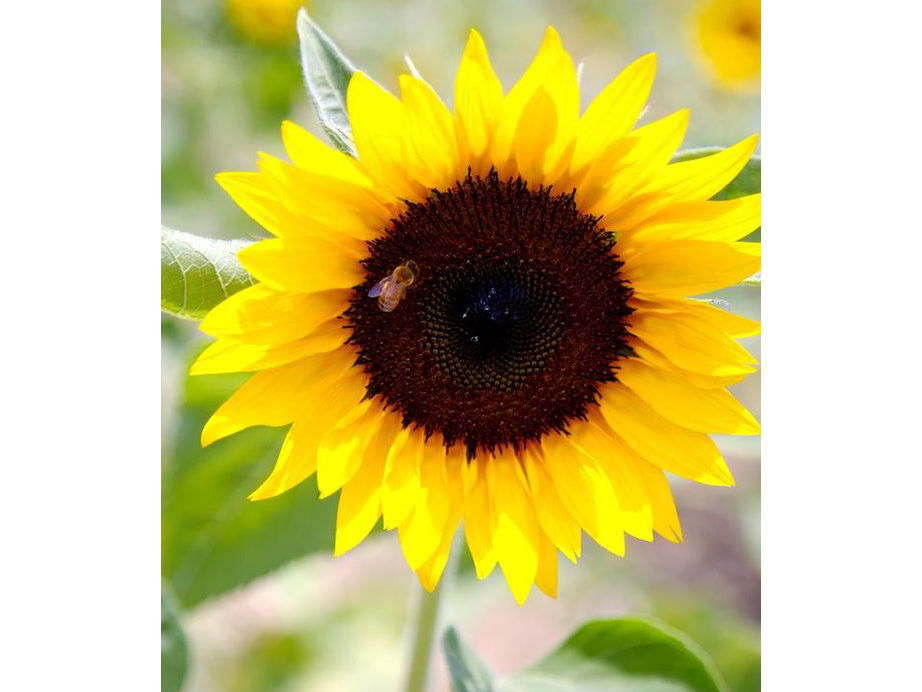
%> input picture campy/doc/LevelSet_ChunmingLi_v0/66.jpg, 922 x 692 px
$ octave templi.m   (GNU Octave 9; MATLAB toolbox functions it lacks are replaced by stand-ins)
%> lines starting %> are read from the running program, lines starting %| are printed output that depends on the picture; in (x1, y1, x2, y2) boxes, pixels count from 0 and x2, y2 are one past the last pixel; in counts of white or black regions, pixels touching at a corner belong together; the program's own positions count from 1
### campy/doc/LevelSet_ChunmingLi_v0/EVOLUTION.m
function u = EVOLUTION(u0, g, lambda, mu, alf, epsilon, delt, numIter)
%  EVOLUTION(u0, g, lambda, mu, alf, epsilon, delt, numIter) updates the level set function
%  according to the level set evolution equation in Chunming Li et al's paper:
%      "Level Set Evolution Without Reinitialization: A New Variational Formulation"
%       in Proceedings CVPR'2005,
%  Usage:
%   u0: level set function to be updated
%   g: edge indicator function
%   lambda: coefficient of the weighted length term L(\phi)
%   mu: coefficient of the internal (penalizing) energy term P(\phi)
%   alf: coefficient of the weighted area term A(\phi), choose smaller alf
%   epsilon: the papramater in the definition of smooth Dirac function, default value 1.5
%   delt: time step of iteration, see the paper for the selection of time step and mu
%   numIter: number of iterations.
%
% Author: Chunming Li, all rights reserved.
% e-mail: li_chunming@hotmail.com
% http://vuiis.vanderbilt.edu/~licm/

u=u0;
[vx,vy]=gradient(g);

for k=1:numIter
    u=NeumannBoundCond(u);
    %disp(sum(u(:)))
    [ux,uy]=gradient(u);
    normDu=sqrt(ux.^2 + uy.^2 + 1e-10);
    Nx=ux./normDu;
    Ny=uy./normDu;
    diracU=Dirac(u,epsilon);
    K=curvature_central(Nx,Ny);
    weightedLengthTerm=lambda*diracU.*(vx.*Nx + vy.*Ny + g.*K);
    penalizingTerm=mu*(4*ddel2(u)-K);
    weightedAreaTerm=alf.*diracU.*g;
    u=u+delt*(weightedLengthTerm + weightedAreaTerm + penalizingTerm);  % update the level set function
end

% the following functions are called by the main function EVOLUTION
% [17 lines left out: functions Dirac, curvature_central, NeumannBoundCond, not called in this run]

### campy/doc/LevelSet_ChunmingLi_v0/templi.m
% This Matlab file demomstrates the level set method in Li et al's paper
%    "Level Set Evolution Without Re-initialization: A New Variational Formulation"
%    in Proceedings of CVPR'05, vol. 1, pp. 430-436.
% Author: Chunming Li, all rights reserved.
% E-mail: li_chunming@hotmail.com
% URL:  http://www.engr.uconn.edu/~cmli/

clear all;
close all;
Img = imread('66.jpg');  % The same cell image in the paper is used here
%> Img is the input picture: size 692x922x3 uint8; mean R, G, B 208, 197.4, 127.5
Img=double(Img(:,:,1));
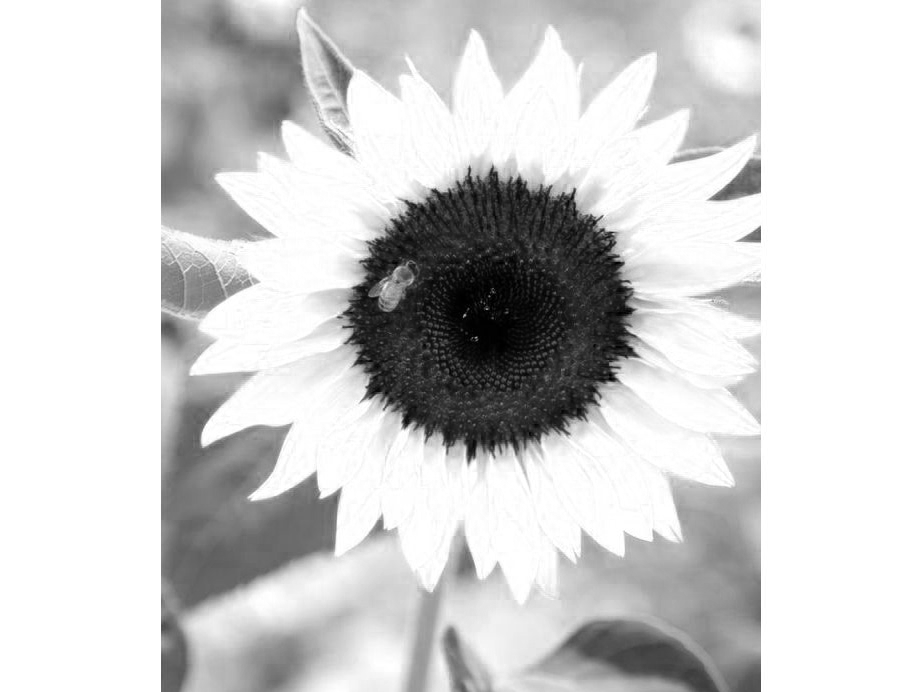
%> Img: size 692x922 double; min 0, max 255, mean 208
Img=imresize(Img,[128 100],'bicubic');
%> Img: size 128x100 double
sigma=1.5;    % scale parameter in Gaussian kernel for smoothing.
G=fspecial('gaussian',15,sigma);
Img_smooth=conv2(Img,G,'same');  % smooth image by Gaussiin convolution
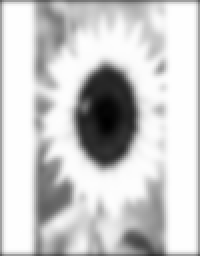
%> Img_smooth: size 128x100 double (shown 2 times larger); min 4.74, max 255, mean 203.2; drawn with min black and max white
[Ix,Iy]=gradient(Img_smooth);
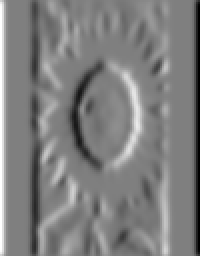
%> Ix: size 128x100 double (shown 2 times larger); min -54.31, max 54.31, mean 0; drawn with min black and max white
f=Ix.^2+Iy.^2;
g=1./(1+f);  % edge indicator function.
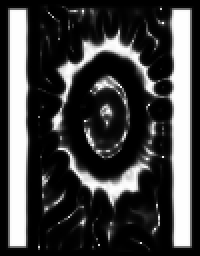
%> g: size 128x100 double (shown 2 times larger); min 0.000339, max 1, mean 0.259

epsilon=1.5; % the papramater in the definition of smoothed Dirac function

timestep=5;  % time step
mu=0.2/timestep;  % coefficient of the internal (penalizing) energy term P(\phi)
          % Note: the product timestep*mu must be less than 0.25 for stability!

lambda=5; % coefficient of the weighted length term Lg(\phi)
alf=1.5;  % coefficient of the weighted area term Ag(\phi);
          % Note: Choose a positive(negative) alf if the initial contour is outside(inside) the object.


% define initial level set function (LSF) as -c0, 0, c0 at points outside, on
% the boundary, and inside of a region R, respectively.
[nrow, ncol]=size(Img);
%> nrow = 128; ncol = 100
c0=4;
initialLSF=c0*ones(nrow,ncol);
w=8;
initialLSF(w+1:end-w, w+1:end-w)=0;  % zero level set is on the boundary of R.
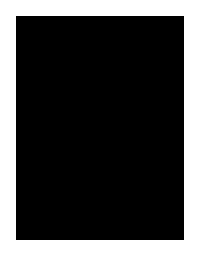
%> initialLSF: size 128x100 double (shown 2 times larger); values 0 (black) and 4 (white), 26.5% white; 1 white region, box (x1, y1, x2, y2) and area: (0, 0, 100, 128) 3392
                                     % Note: this can be commented out. The intial LSF does NOT necessarily need a zero level set.

initialLSF(w+2:end-w-1, w+2: end-w-1)=-c0; % negative constant -c0 inside of R, postive constant c0 outside of R.
u=initialLSF;
figure;imagesc(Img);colormap(gray);hold on;
[c,h] = contour(u,[0 0],'r');
%> h = -40.53
title('Initial contour');
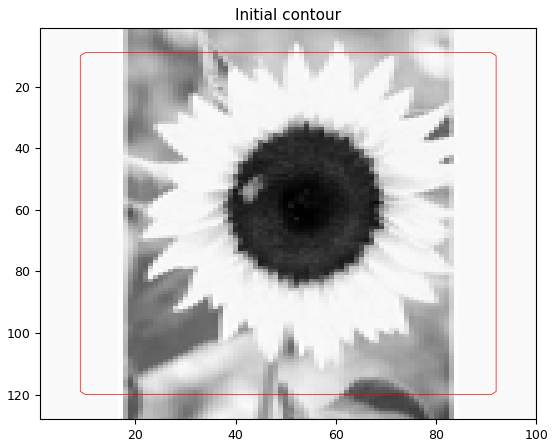
%> figure redrawn from the program's plot data
%> the run ends on the next line

% start level set evolution
for n=1:300
    u=EVOLUTION(u, g ,lambda, mu, alf, epsilon, timestep, 1);
